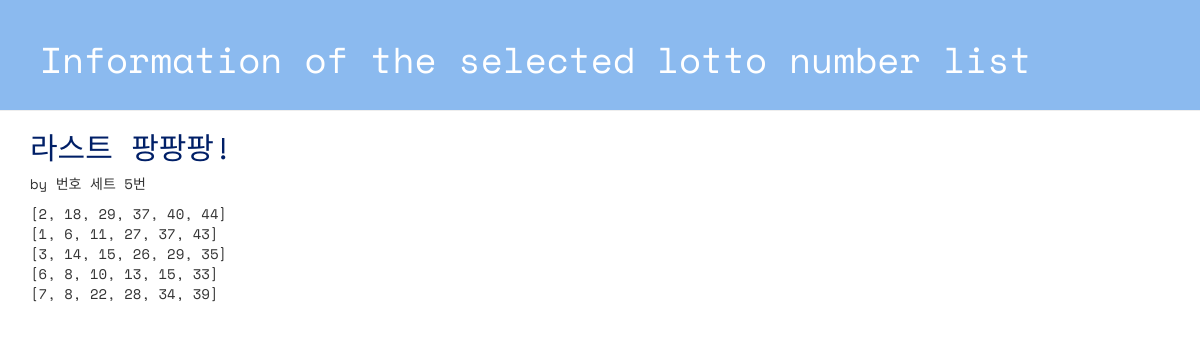
The page /lotto/5/detail/ on the database its author committed.
### lotto/models.py (models this page shows, shortened)
class GuessNumbers(models.Model):
    name = models.CharField(max_length=24)  # 로또 번호 리스트의 이름
    text = models.CharField(max_length=255)  # 로또 번호 리스트에 대한 설명
    lottos = models.CharField(max_length=255, default='[1, 2, 3, 4, 5, 6]')  # 로또 번호들이 담길 str
    num_lotto = models.IntegerField(default=5)  # 6개 번호 set의 개수
    update_date = models.DateTimeField()

### lotto/views.py (the view)
# urls.py: path('lotto/<int:lottokey>/detail/', views.detail, name='detail'),
def detail(request, lottokey):
    lotto = GuessNumbers.objects.get(pk=lottokey)
    return render(request, "lotto/detail.html", {"lotto":lotto})

### lotto/templates/lotto/detail.html (shortened to what this page needs)
<!DOCTYPE html>
{% load static %}
<html lang="ko">
    <head>
        <link rel="stylesheet" href="//maxcdn.bootstrapcdn.com/bootstrap/3.2.0/css/bootstrap.min.css">
        <link rel="stylesheet" href="//maxcdn.bootstrapcdn.com/bootstrap/3.2.0/css/bootstrap--theme.min.css">
        <link rel="stylesheet" href="{% static 'css/lotto.css' %}">
    </head>
    <body>
        <div class="page-header">
            <h1>Information of the selected lotto number list</h1>
        </div>
        <div class="container lotto">
            <h2>{{ lotto.text }}</h2>
            <p>by {{ lotto.name }}</p>
            <p>{{lotto.lottos | linebreaksbr}}</p>
        </div>
    </body>
</html>

### lotto/static/css/lotto.css (style rules this page uses)
.page-header { background-color: #8bbaef; margin: auto; margin-top: 0; padding: 20px 20px 20px 40px; font-family: 'Space Mono', monospace; }
.page-header h1 { color: #ffffff; }
.container { font-family: 'Space Mono', monospace; }
.container h2 { color: #001f67; }

### rows shown on the page
GuessNumbers: text "라스트 팡팡팡!", name "번호 세트 5번", lottos "[2, 18, 29, 37, 40, 44] [1, 6, 11, 27, 37, 43] [3, 14, 15, 26, 29, 35] [6, 8, 10, 13, 15, 33] [7, 8, 22, 28, 34, 39]"
